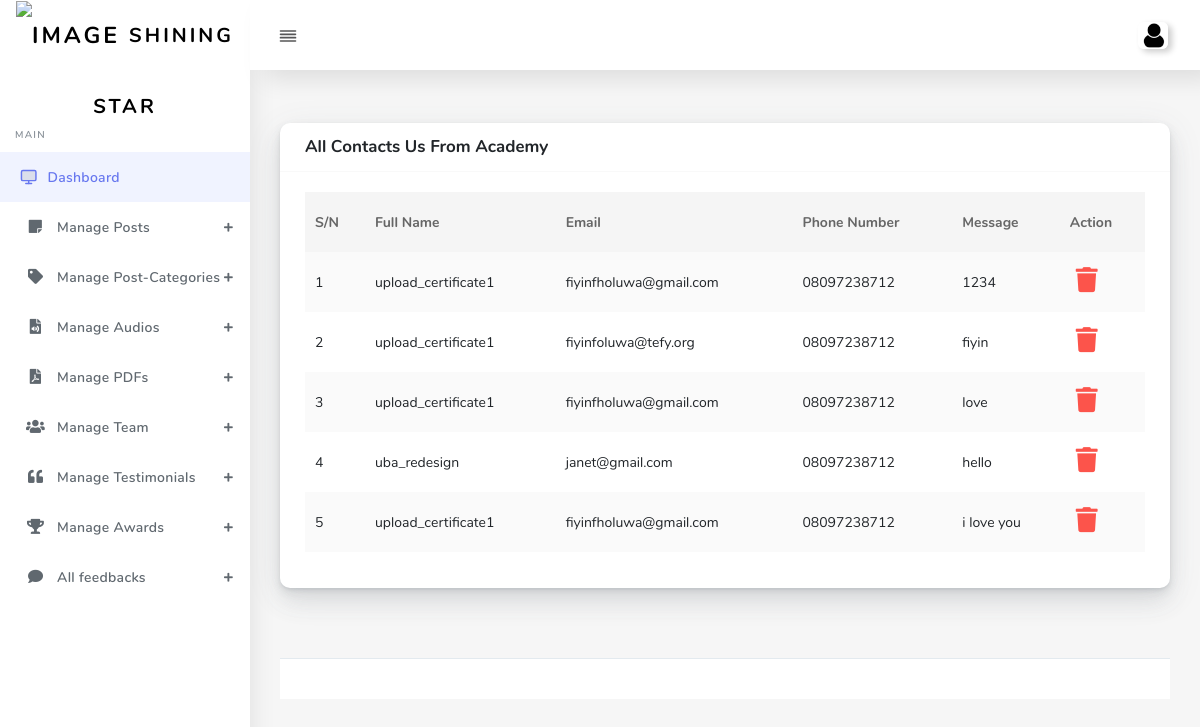
The app's page /adminpanel/academy-message.php (signed in) with its own data.
### tables this page shows
CREATE TABLE `contact_tbl` (
  `contact_id` int(11) NOT NULL,
  `full_name` varchar(255) NOT NULL,
  `email` varchar(255) NOT NULL,
  `phone` varchar(255) NOT NULL,
  `message` text NOT NULL
);

### adminpanel/academy-message.php (the view, shortened to what this page needs)
<?php include "helper/header.php"; ?>
      <?php include "helper/sidebar.php"; ?>
    <div class="main-content">
        <section class="section">
          <div class="section-body">
            <div class="row">
              <div class="col-12">
                <div class="card">
                  <div class="card-header">
                    <h4>All Contacts Us From Academy</h4>
                  </div>
                  <div class="card-body">
                    <div class="table-responsive">
                      <table class="table table-striped" id="table-1">
                        <thead>
                          <tr>
                            <th>S/N</th>
                            <th>Full Name</th>
                            <th>Email</th>
                            <th>Phone Number</th>
                            <th>Message</th>
                            <th>Action</th>
                          </tr>
                        </thead>
                        <tbody>
                        <?php
                        $i=0;
                        $query = "select * from contact_tbl";
                        $run_query = mysqli_query($conn, $query);
                        while($result = mysqli_fetch_assoc($run_query)){
                            $i++;
                            ?>
                          <tr>
                            <td>
                              <?= $i; ?>
                            </td>
                            <td><?= $result['full_name']; ?></td>
                           <td><?= $result['email']; ?></td>
                           <td><?= $result['phone']; ?></td>
                           <td><?= $result['message']; ?></td>
                             <td> <a style="padding: 6px; font-size:25px;" href="?delMessage=<?= $result['contact_id'];?>"><i class="fa fa-trash text-danger"></i></a>
                            </td>
                          </tr>
                          <?php }  ?>
                        </tbody>
                      </table>
                    </div>
                  </div>
                </div>
              </div>
            </div>
<?php include "helper/footer.php" ?>

### records on screen
contact_tbl: full_name "upload_certificate1", email "fiyinfholuwa@gmail.com", phone "08097238712", message "1234"
contact_tbl: full_name "upload_certificate1", email "fiyinfoluwa@tefy.org", phone "08097238712", message "fiyin"
contact_tbl: full_name "upload_certificate1", email "fiyinfholuwa@gmail.com", phone "08097238712", message "love"
contact_tbl: full_name "uba_redesign", email "janet@gmail.com", phone "08097238712", message "hello"
contact_tbl: full_name "upload_certificate1", email "fiyinfholuwa@gmail.com", phone "08097238712", message "i love you"
